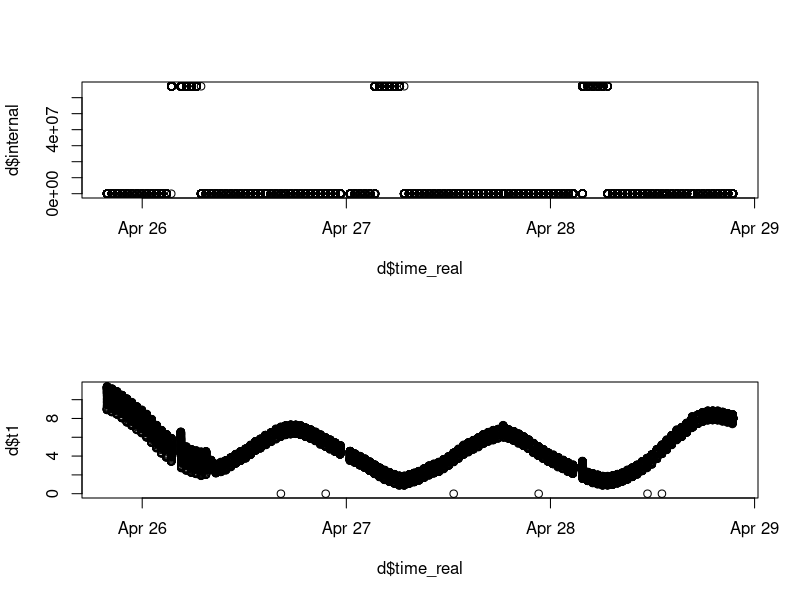
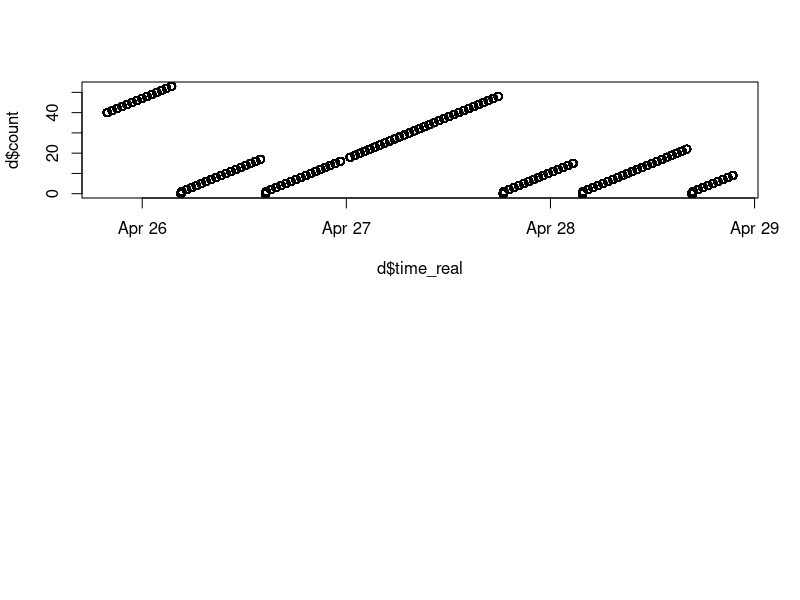
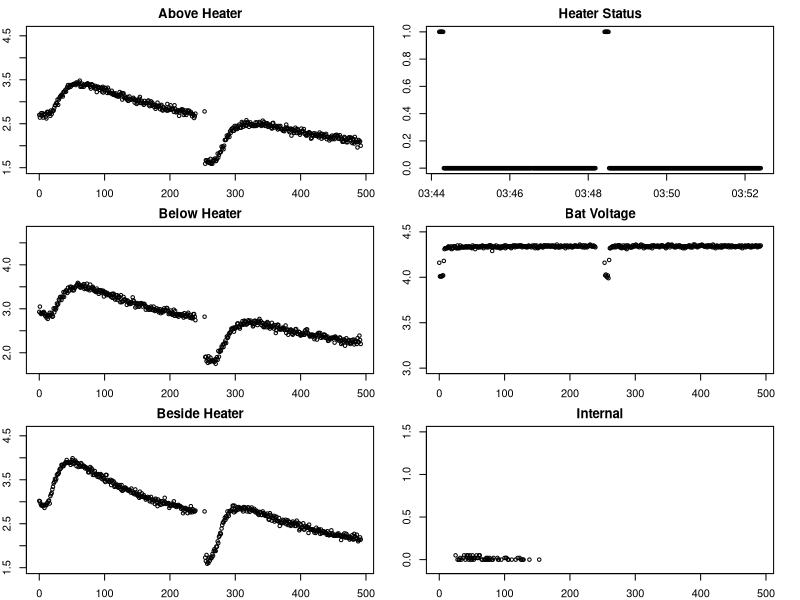
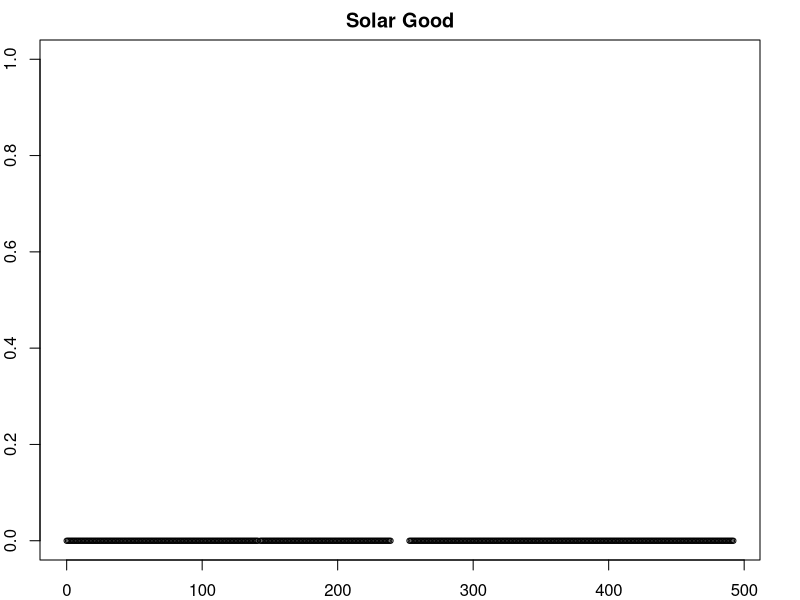
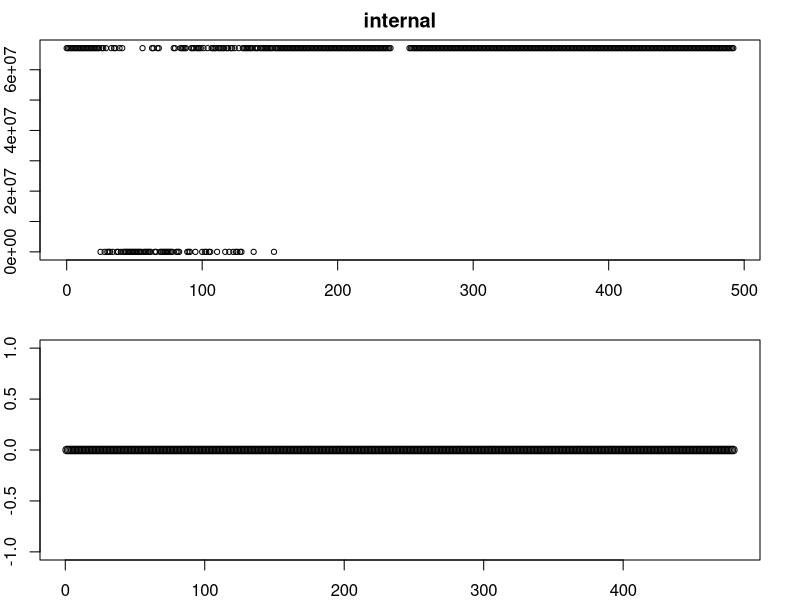

Generate these figures, in order, with R: (Note: this script raises an error after producing the figures.)
setwd("~/Documents/Projects/UAF/sap-flux/data/2017-04-28 testing (outside tree)/")
d = data.frame(read.csv("100_5.csv"))
names(d) <- c("id", "time", "t1", "t2", "t3", "internal", "batV", "heater", "solar", "count")
d$time_real = as.POSIXct(d$time, origin="1970-01-01", tz = "GMT") #Convert time to POSIX
#"America/Anchorage"
par(mfrow=c(2,1))
plot(d$internal~d$time_real)
plot(d$t1~d$time_real)
plot(d$count~d$time_real)


dateTime1 <- strptime("3:00 2017/4/28", format="%H:%M %Y/%m/%d", tz="GMT")
dateTime2 <- strptime("4:00 2017/4/28", format="%H:%M %Y/%m/%d", tz="GMT")
sub <- d[d$time_real < dateTime2 & d$time_real > dateTime1, ]

subStart = sub[1,2]
sub$time = sub$time - subStart
min = min(sub$t1) - 0.1
max = min + 20

#pdf("18:05am.pdf")
par(mfrow=c(3,2),mar=c(2, 2, 2, 2))
plot(sub$t1~sub$time, type='p', pch=1, cex=0.7, ylim=c(min(sub$t1) - 0.1, min(sub$t1) + 3), main="Above Heater")
plot(sub$heater~sub$time_real, type='p', pch=1, cex=0.7, ylim=c(0,1), main="Heater Status")
plot(sub$t3~sub$time, type='p', pch=1, cex=0.7, ylim=c(min(sub$t3) - 0.1, min(sub$t3) + 3), main="Below Heater")
plot(sub$batV~sub$time, type='p', pch=1, cex=0.7, ylim=c(3, 4.5), main="Bat Voltage")
plot(sub$t2~sub$time, type='p', pch=1, cex=0.7, ylim=c(min(sub$t2) - 0.1, min(sub$t2) + 3), main="Beside Heater")
plot(sub$internal~sub$time, type='p', pch=1, cex=0.7, ylim=c(min(sub$internal) - 0.1, min(sub$internal) + 1.5), main="Internal")
#dev.off()

par(mfrow=c(1,1), mar=c(2,2,2,2))
plot(sub$solar~sub$time, type='p', pch=1, cex=0.7, ylim=c(0,1), main="Solar Good")

mean(sub$solar)

par(mfrow=c(2,1), mar=c(2,2,2,2))
plot(sub$internal~sub$time, type='p', pch=1, cex=0.7, main="internal")
plot(sub$solar)


par(mfrow=c(1,1))
plot(sub$t_int~sub$time, type='p', pch=1, cex=0.7, ylim=c(min(sub$t_int) - 0.1, min(sub$t_int) + 1), main="Internal Temp")

par(mfrow=c(1,1))
plot(d$t1~d$time_real)
plot(d$t2~d$time_real)
plot(d$t3~d$time_real)
plot(d$t_int~d$time_real)
plot(d$cnt~d$time_real)
plot(d$batV~d$time_real, ylim=c(0, 4.2))
min(d$batV)

m1 <- max(d$t1)
m2 <- max(d$t2)
m3 <- max(d$t3)


